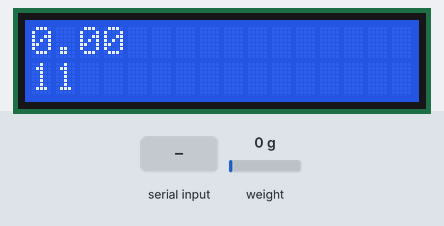
A sketch run on a simulated Arduino Uno, built with avr-gcc and run on an emulated ATmega328P. Parts: 16×2 character LCD. The test bench sets the inputs (shaded band); at power-on: weight on the scale 0 g. Storage starts empty; what the sketch prints to the serial monitor is not drawn.

Above: at 11.6 s.
11.7 s: weight on the scale set to 100 g
At 13.8 s:
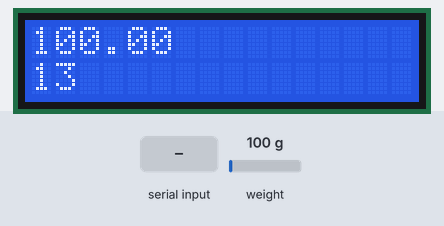
14.5 s: "t" received over Serial
At 15.8 s:
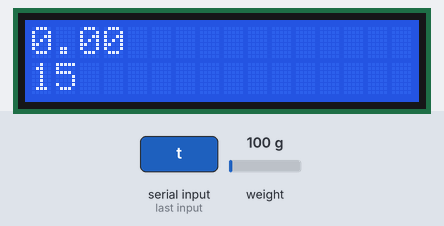
16.5 s: weight on the scale set to 1250 g
At 17.3 s:
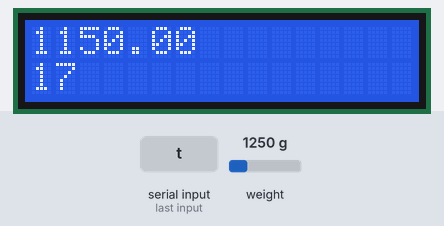
18.5 s: weight on the scale set to 2500 g
At 19.8 s:
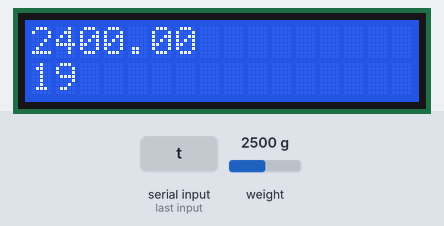
Timing chart, 0 to 21.5 s (numbered marks = the images above; inputs shaded):
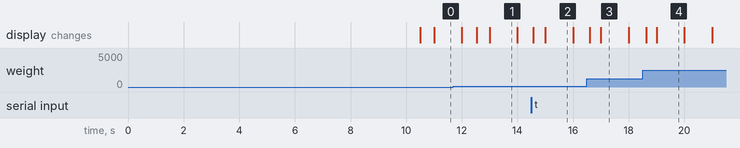

Measured:
- what the display in image 1 shows lasts 1.0 s, from 13.0 s to 14.0 s

The sketch:

Read_1x_load_cell_com_SD_Card2.ino
```cpp
/*
   -------------------------------------------------------------------------------------
   HX711_ADC
   Arduino library for HX711 24-Bit Analog-to-Digital Converter for Weight Scales
   Olav Kallhovd sept2017

   REV1: Pedro Krause
   -------------------------------------------------------------------------------------
*/

/*
   Settling time (number of samples) and data filtering can be adjusted in the config.h file
   For calibration and storing the calibration value in eeprom, see example file "Calibration.ino"

   The update() function checks for new data and starts the next conversion. In order to acheive maximum effective
   sample rate, update() should be called at least as often as the HX711 sample rate; >10Hz@10SPS, >80Hz@80SPS.
   If you have other time consuming code running (i.e. a graphical LCD), consider calling update() from an interrupt routine,
   see example file "Read_1x_load_cell_interrupt_driven.ino".

   This is an example sketch on how to use this library
*/

#include <HX711_ADC.h>
#include <EEPROM.h>
#include <SPI.h>
#include <SD.h>
#include <LiquidCrystal.h>
int Contrast=75;
 LiquidCrystal lcd(2, 3, 7, 8, 9, 10);

File myFile;


//pins:
const int HX711_dout = 5; //mcu > HX711 dout pin
const int HX711_sck = 6; //mcu > HX711 sck pin

//HX711 constructor:
HX711_ADC LoadCell(HX711_dout, HX711_sck);

const int calVal_eepromAdress = 0;
long t;

void setup() {
 // Open serial communications and wait for port to open:
  Serial.begin(9600);
   while (!Serial) {
    ; // wait for serial port to connect. Needed for Leonardo only
  }


  Serial.print("Initializing SD card...");
  // On the Ethernet Shield, CS is pin 4. It's set as an output by default.
  // Note that even if it's not used as the CS pin, the hardware SS pin
  // (10 on most Arduino boards, 53 on the Mega) must be left as an output
  // or the SD library functions will not work.
   pinMode(10, OUTPUT);

  if (!SD.begin(4)) {
    Serial.println("initialization failed!");
    return;
  }
  Serial.println("initialization done.");

  // open the file. note that only one file can be open at a time,
  // so you have to close this one before opening another.
  myFile = SD.open("TEST.txt", FILE_WRITE);

  // if the file opened okay, write to it:
  if (myFile) {
    Serial.print("Writing to test.txt...");
    myFile.println("Testando funcionamento");
  // close the file:
    myFile.close();
    Serial.println("done.");
  } else {
    // if the file didn't open, print an error:
    Serial.println("Erro ao abrir TEST.txt");
  }

  //YO

   //analogWrite(6,Contrast);
     lcd.begin(16, 2);

  //YO


  delay(5000);
  Serial.println();
  Serial.println("Starting...");

  LoadCell.begin();
  float calibrationValue; // calibration value (see example file "Calibration.ino")
  calibrationValue = 270.5; // uncomment this if you want to set the calibration value in the sketch
#if defined(ESP8266)|| defined(ESP32)
  EEPROM.begin(512); // uncomment this if you use ESP8266/ESP32 and want to fetch the calibration value from eeprom
#endif
  EEPROM.get(calVal_eepromAdress, calibrationValue); // uncomment this if you want to fetch the calibration value from eeprom

  long stabilizingtime = 5000; // preciscion right after power-up can be improved by adding a few seconds of stabilizing time
  boolean _tare = true; //set this to false if you don't want tare to be performed in the next step
  LoadCell.start(stabilizingtime, _tare);
  if (LoadCell.getTareTimeoutFlag()) {
    Serial.println("Timeout, check MCU>HX711 wiring and pin designations");
    while (1);
  }
  else {
    LoadCell.setCalFactor(calibrationValue); // set calibration value (float)
    Serial.println("Startup is complete");
  }
}

void loop() {
  static boolean newDataReady = 0;
  const int serialPrintInterval = 1000; //increase value to slow down serial print activity

  // check for new data/start next conversion:
  if (LoadCell.update()) newDataReady = true;

  lcd.setCursor(0, 0);

  // get smoothed value from the dataset:
  if (newDataReady) {
    if (millis() > t + serialPrintInterval) {
      float i = LoadCell.getData();
      Serial.print("Load_cell output val: ");
      Serial.println(i);
      lcd.print(i);
      lcd.print("                ");
      myFile = SD.open("TEST.txt", FILE_WRITE);
      if (myFile) {
        myFile.print(i);
        myFile.print("; ");
        myFile.println(millis() / 1000);
        myFile.close();
      }
      newDataReady = 0;
      t = millis();
    }
  }

// set the cursor to column 0, line 1
  // (note: line 1 is the second row, since counting begins with 0):
  lcd.setCursor(0, 1);
  // print the number of seconds since reset:
  lcd.print(millis() / 1000);

  // receive command from serial terminal, send 't' to initiate tare operation:
  if (Serial.available() > 0) {
    float i;
    char inByte = Serial.read();
    if (inByte == 't') LoadCell.tareNoDelay();
  }

  // check if last tare operation is complete:
  if (LoadCell.getTareStatus() == true) {
    Serial.println("Tare complete");
  }

}
```
